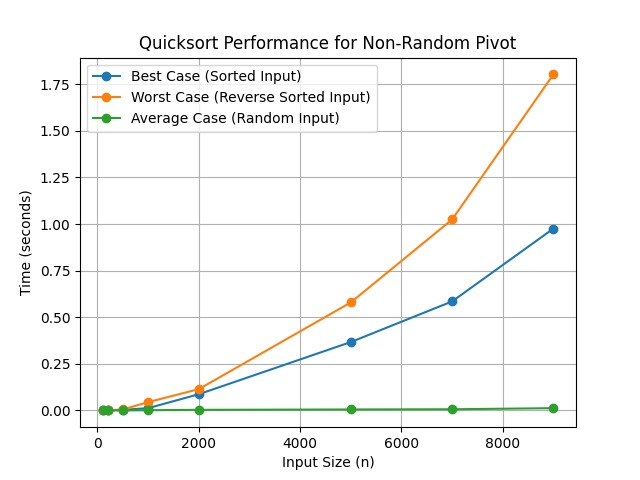

The script that drew this image:
import sys
import time
import random
import matplotlib.pyplot as plt

# Increase recursion limit
sys.setrecursionlimit(10000000)

# Non-Random Pivot Quicksort
def partition(arr, start, end):
    pivot = arr[start]
    smaller_index = start + 1
    
    for current in range(start + 1, end + 1):
        if arr[current] < pivot:
            arr[smaller_index], arr[current] = arr[current], arr[smaller_index]
            smaller_index += 1
    
    arr[start], arr[smaller_index - 1] = arr[smaller_index - 1], arr[start]
    return smaller_index - 1

def quicksort(arr, start, end):
    if start < end:
        pivot_index = partition(arr, start, end)
        quicksort(arr, start, pivot_index - 1)
        quicksort(arr, pivot_index + 1, end)

# Benchmarking quicksort
def benchmark_quicksort(arr):
    start_time = time.time()
    quicksort(arr, 0, len(arr) - 1)
    end_time = time.time()
    return end_time - start_time

# Best-case scenario: already sorted
def generate_best_case(size):
    return list(range(size))

# Worst-case scenario: reverse sorted
def generate_worst_case(size):
    return list(range(size, 0, -1))

# Average-case scenario: random values
def generate_average_case(size):
    return [random.randint(0, size) for _ in range(size)]

# Run benchmark tests
def run_benchmarks():
    input_sizes = [100, 200, 500, 1000, 2000, 5000, 7000, 9000]  
    best_case_times = []
    worst_case_times = []
    average_case_times = []

    # Running benchmarks for each input size
    for size in input_sizes:
        # Best case (sorted input)
        best_case_input = generate_best_case(size)
        best_case_times.append(benchmark_quicksort(best_case_input.copy()))

        # Worst case (reverse sorted input)
        worst_case_input = generate_worst_case(size)
        worst_case_times.append(benchmark_quicksort(worst_case_input.copy()))

        # Average case (random input)
        average_case_input = generate_average_case(size)
        average_case_times.append(benchmark_quicksort(average_case_input.copy()))

    # Plotting the results
    plt.plot(input_sizes, best_case_times, label="Best Case (Sorted Input)", marker="o")
    plt.plot(input_sizes, worst_case_times, label="Worst Case (Reverse Sorted Input)", marker="o")
    plt.plot(input_sizes, average_case_times, label="Average Case (Random Input)", marker="o")

    plt.xlabel('Input Size (n)')
    plt.ylabel('Time (seconds)')
    plt.title('Quicksort Performance for Non-Random Pivot')
    plt.legend()
    plt.grid(True)
    plt.show()

if __name__ == "__main__":
    run_benchmarks()
